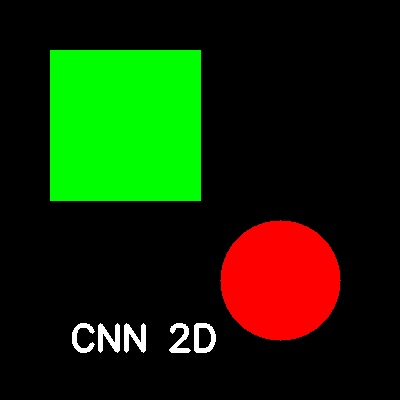
#> input picture Convolution From Scratch_Project6/sample_input.jpg, 400 x 400 px
$ python main.py
#> lines starting #> are read from the running program, lines starting #| are printed output that depends on the picture
import numpy as np
import cv2
import time
import os

def convolve2D(image, kernel, padding=0, stride=1):
    """
    Performs 2D convolution on grayscale or multi-channel images using pure NumPy.

    Parameters:
        image (numpy.ndarray): Input image array of shape (H, W) or (H, W, C).
        kernel (numpy.ndarray): 2D Kernel array of shape (Kh, Kw).
        padding (int): Number of zero-padded pixel layers to add around borders.
        stride (int): Pixel step size for the sliding window.
    """
    # Handle dimensions for Multi-Channel Color Images (H, W, Channels)
    if len(image.shape) == 3:
        h_in, w_in, c_in = image.shape
        # Process each color layer independently and stack them back together
        channels = [convolve2D(image[:, :, c], kernel, padding, stride) for c in range(c_in)]
        return np.stack(channels, axis=-1)

    # Handle Grayscale / Single-Channel Dimensions
    h_in, w_in = image.shape
    h_k, w_k = kernel.shape

    # Calculate explicit output dimensions using the CNN spatial sizing formula
    h_out = int((h_in - h_k + 2 * padding) / stride) + 1
    w_out = int((w_in - w_k + 2 * padding) / stride) + 1

    # Initialize the output matrix grid
    output = np.zeros((h_out, w_out))

    # Apply Zero Padding if requested
    if padding > 0:
        padded_image = np.pad(image, ((padding, padding), (padding, padding)), mode='constant', constant_values=0)
    else:
        padded_image = image

    # Sliding Window Extraction Loop
    for i in range(0, h_out):
        for j in range(0, w_out):
            start_i = i * stride
            end_i = start_i + h_k
            start_j = j * stride
            end_j = start_j + w_k

            # Slice the current patch and perform element-wise matrix multiplication & summation
            image_patch = padded_image[start_i:end_i, start_j:end_j]
            output[i, j] = np.sum(image_patch * kernel)

    return output

# --- Handcrafted Analytical Convolution Matrices ---
KERNELS = {
    "box_blur": np.ones((3, 3), dtype=np.float32) / 9.0,

    "gaussian_blur": np.array([[1, 2, 1],
                               [2, 4, 2],
                               [1, 2, 1]], dtype=np.float32) / 16.0,

    "sharpen": np.array([[ 0, -1,  0],
                         [-1,  5, -1],
                         [ 0, -1,  0]], dtype=np.float32),

    "emboss": np.array([[-2, -1,  0],
                        [-1,  1,  1],
                        [ 0,  1,  2]], dtype=np.float32),

    "sobel_horizontal_edge": np.array([[-1,  0,  1],
                                        [-2,  0,  2],
                                        [-1,  0,  1]], dtype=np.float32)
}

def run_pipeline(image_path="sample_input.jpg"):
    # 1. Create a clean sample input image if one does not exist
#> called with image_path = 'sample_input.jpg'
    if not os.path.exists(image_path):
        print(f"Creating a default synthetic image asset: '{image_path}'...")
        canvas = np.zeros((400, 400, 3), dtype=np.uint8)
        # Draw explicit shapes to give filters crisp edges to calculate gradients on
        cv2.rectangle(canvas, (50, 50), (200, 200), (0, 255, 0), -1)
        cv2.circle(canvas, (280, 280), 60, (0, 0, 255), -1)
        cv2.putText(canvas, "CNN 2D", (70, 350), cv2.FONT_HERSHEY_SIMPLEX, 1.2, (255, 255, 255), 3)
        cv2.imwrite(image_path, canvas)

    # 2. Load the input source image
    src_img = cv2.imread(image_path)
#> src_img is the input picture: shape (400, 400, 3); mean B, G, R 3.2, 39.2, 20.9
    print(f"Successfully loaded '{image_path}' with shape: {src_img.shape}")
#| Successfully loaded 'sample_input.jpg' with shape: (400, 400, 3)

    # 3. CRITICAL: Cast to float32 before math calculations to prevent underflow wrap-around bugs
    src_img_float = src_img.astype(np.float32)

    output_dir = "output_images"
    os.makedirs(output_dir, exist_ok=True)

    print("\n--- Running Kernel Pipeline vs OpenCV Benchmark ---")

    for name, kernel in KERNELS.items():
        # Time the custom NumPy implementation
        t0 = time.time()
        custom_raw = convolve2D(src_img_float, kernel, padding=1, stride=1)
        # Safely clip out-of-bound floats [0, 255] and cast back to standard 8-bit image matrices
        custom_final = np.clip(custom_raw, 0, 255).astype(np.uint8)
        custom_time = time.time() - t0

        # Time the production OpenCV engine
        t1 = time.time()
        opencv_final = cv2.filter2D(src_img, -1, kernel, borderType=cv2.BORDER_CONSTANT)
        opencv_time = time.time() - t1

        # Calculate Mean Absolute Difference to verify mathematical correctness
        mad = np.mean(np.abs(custom_final.astype(np.float32) - opencv_final.astype(np.float32)))

        print(f"[{name.upper()}]")
        print(f"  -> NumPy Time:  {custom_time:.4f}s")
        print(f"  -> OpenCV Time: {opencv_time:.4f}s (Speed Ratio: {custom_time/opencv_time:.1f}x)")
        print(f"  -> Mathematical Variance (M.A.D.): {mad:.4f}")

        # Save output image
        out_path = os.path.join(output_dir, f"output_{name}.jpg")
        cv2.imwrite(out_path, custom_final)
        print(f"  -> Saved output to: {out_path}\n")
#> this loop made 5 passes
#> mad on passes 1 to 5: 0.0443, 0.0447, 0, 0, 0
#|   -> Mathematical Variance (M.A.D.): 0.0443
#|   -> Mathematical Variance (M.A.D.): 0.0447
#|   -> Mathematical Variance (M.A.D.): 0.0000
#|   -> Mathematical Variance (M.A.D.): 0.0000
#|   -> Mathematical Variance (M.A.D.): 0.0000
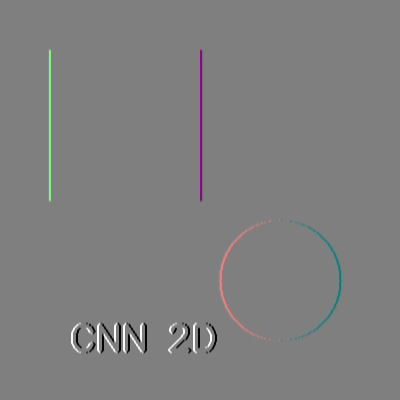
#> custom_raw: shape (400, 400, 3) float64; mean B, G, R 0, 0, 0; drawn with min black and max white

if __name__ == "__main__":
    run_pipeline()
